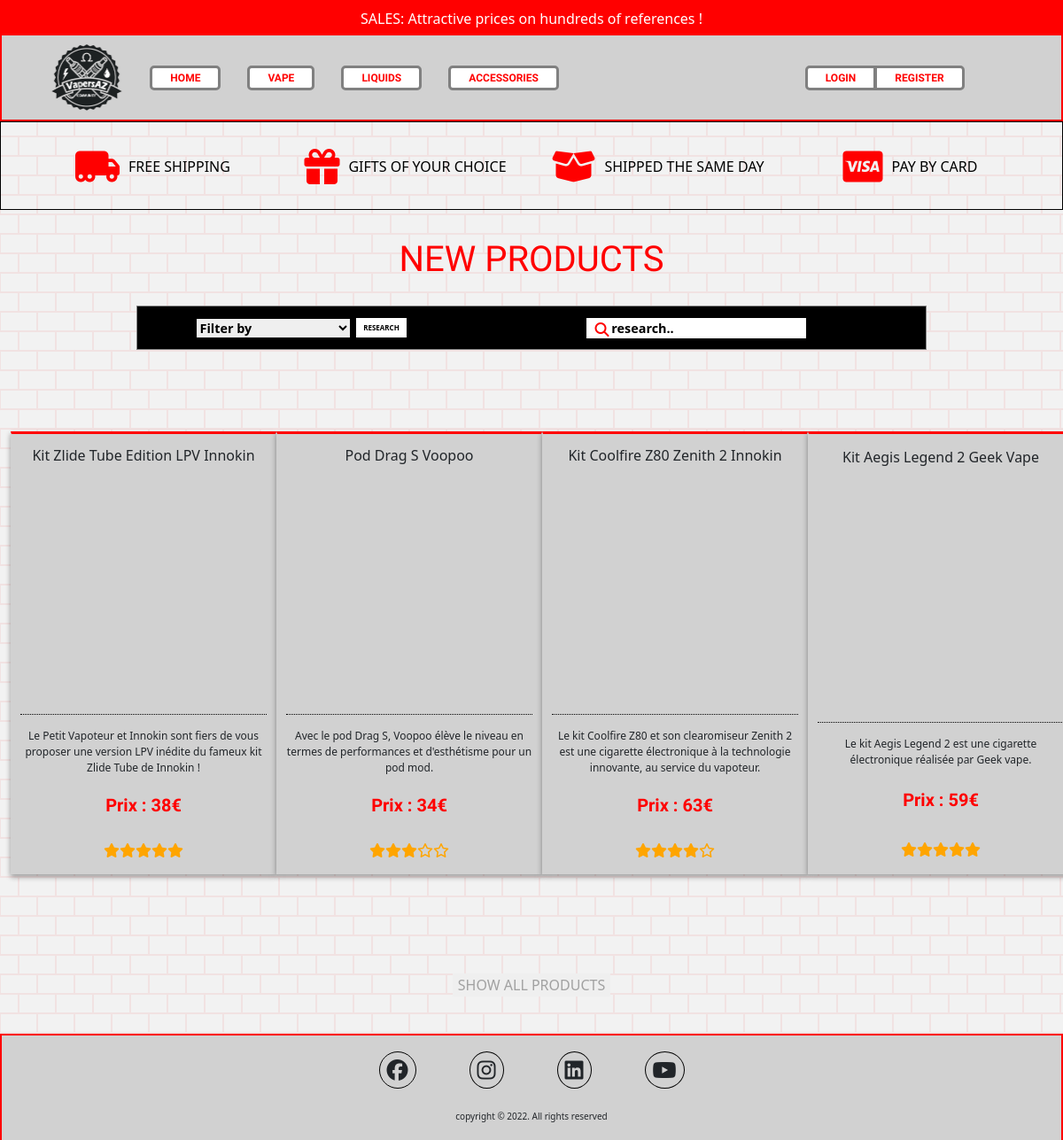
The page / on the database its author committed.
### tables this page shows
CREATE TABLE IF NOT EXISTS `products` (
  `ID` int(11) NOT NULL AUTO_INCREMENT,
  `Name` varchar(255) NOT NULL,
  `Description` varchar(255) NOT NULL,
  `Price` int(255) NOT NULL,
  `Image` text NOT NULL,
  `Categorie` text NOT NULL,
  `Popular` int(255) NOT NULL,
  PRIMARY KEY (`ID`)
);

### router.php (called while the page is built, shortened)
<?php
$base = 'http://' . $_SERVER['HTTP_HOST'] . str_replace('index.php', '', $_SERVER['SCRIPT_NAME']);
include "routes.php";

### routes.php (called while the page is built, shortened)
<?php
$routes = array(
    "home" => $base. "",
    "register" => "register",
    "login" => "login",
    "404" => "404",
    "logout" => "logout",
    "addProduct" => "addProduct",
    "matieriel" => "matieriel",
    "eliquide" => "eliquide",
    "accessoires" => "accessoires",
    "panier" => "panier",
    "actualiserPanier" => "actualiserPanier",
    "payement" => "payement"
);
?>

### functions/afficherProduit.php (called while the page is built, shortened)
<?php
if(isset($_POST['search'])){
    $search = "%$_POST[search]%";
    $sql = "SELECT * FROM Products WHERE Name LIKE :search LIMIT 25 ";
    $query = $dbh->prepare($sql);
    $query->bindParam(":search", $search, PDO::PARAM_STR);
    $query->execute();
    $result = $query->fetchAll(PDO::FETCH_OBJ);
    if (count($result) == 0){
        echo "  <div class='container-fluid' style='display: flex; justify-content: center; align-items: center; margin: 100px 0px; position: absolute; top: 340px; margin-bottom: 50px;'>
                    <div class='container' style='display: flex; justify-content: center; align-items: center; background-color: rgba(148, 148, 148, 0.426); height: 80px; width: 700px; border: solid red 4px; border-radius: 13px; box-shadow:  rgba(148, 148, 148, 0.426) 0 0 0 10px; padding: 20px;'>
                        <h5 style='text-align: center; margin:0px;'>Sorry, No Products Matching Your Search</h5>
                    </div>
                </div>";
    }
    }else{
        $sql = "SELECT * FROM Products LIMIT 4";
        $query = $dbh->prepare($sql);
        $query->execute();
        $result = $query->fetchAll(PDO::FETCH_OBJ);
    }

### pages/home.php (the view, shortened to what this page needs)
<?php include "functions/afficherProduit.php" ?>
<div class="container-fluid hautHome">
    <div class="container">
        <div class="row rowhome">
            <div class="col-md-3 colicon"><i class="fas fa-truck-moving"></i>FREE SHIPPING</div>
            <div class="col-md-3 colicon"><i class="fas fa-gift"></i>GIFTS OF YOUR CHOICE</div>
            <div class="col-md-3 colicon"><i class="fas fa-box-open"></i>SHIPPED THE SAME DAY</div>
            <div class="col-md-3 colicon"><i class="fab fa-cc-visa"></i>PAY BY CARD</div>
        </div>
    </div>
</div>
<div class="container-fluid titre">
    <?php if(isset($_POST['afficherTousLesProduits'])){ ?>
        <h1>ALL OUR PRODUCTS</h1>
    <?php }elseif(isset($_POST['trierPar'])){ ?>
        <h1>ALL OUR PRODUCTS</h1>
    <?php }else{ ?>
        <h1>NEW PRODUCTS</h1>
    <?php }?>
    <div class="container recherche1">
        <div class="row recherche">
            <form class="col-md-5 rechercheleft" method="POST">
                <select name="trierPar" id="">
                    <option disabled selected value>Filter by</option>
                </select>
                <button style="background-color: white; color: black; padding: 5px 8px; font-size: 1vh; margin-left: 7px; font-weight: 600;" type="submit">Research</button>
            </form>
            <form class="col-md-7 rechercheright" method="POST">
                <i class='fas fa-search'></i>
                <input name="search" type="text" placeholder=" research..">
            </form>
        </div>
    </div>
</div>
<div class="container-xxl product">
    <div class="row productRow">
        <?php foreach ($result as $data) { ?>
            <div class="col-md-3">
                <form method="POST" name="ajtpanier">
                    <div class="ficheProduct">
                        <h3><?= $data-> Name ?></h3>
                        <p><?= $data-> Description ?></p>
                        <h6>Prix : <?= $data-> Price ?>€ </h6>
                        <h6 style="font-size: 2vh; color: orange">
                            <?php if($data-> Popular == 0) { ?>
                                <i class="far fa-star"></i><i class="far fa-star"></i><i class="far fa-star"></i><i class="far fa-star"></i><i class="far fa-star"></i>
                            <?php } elseif($data-> Popular == 1) { ?>
                                <i class="fas fa-star"></i><i class="far fa-star"></i><i class="far fa-star"></i><i class="far fa-star"></i><i class="far fa-star"></i>
                            <?php } elseif($data-> Popular == 2) { ?>
                                <i class="fas fa-star"></i><i class="fas fa-star"></i><i class="far fa-star"></i><i class="far fa-star"></i><i class="far fa-star"></i>
                            <?php } elseif($data-> Popular == 3) { ?>
                                <i class="fas fa-star"></i><i class="fas fa-star"></i><i class="fas fa-star"></i><i class="far fa-star"></i><i class="far fa-star"></i>
                            <?php } elseif($data-> Popular == 4) { ?>
                                <i class="fas fa-star"></i><i class="fas fa-star"></i><i class="fas fa-star"></i><i class="fas fa-star"></i><i class="far fa-star"></i>
                                <?php } elseif($data-> Popular == 5) { ?>
                                <i class="fas fa-star"></i><i class="fas fa-star"></i><i class="fas fa-star"></i><i class="fas fa-star"></i><i class="fas fa-star"></i>
                            <?php } ?>
                        </h6>
                    </div>
                </form>
            </div>
        <?php } ?>
    </div>
</div>
<div class="container-fluid titre">
    <?php include "functions/afficherProduit.php" ?>
    <form method="POST">
        <button name="afficherTousLesProduits" type="submit">Show all products</button>
    </form>
</div>

### index.php (shortened to what this page needs)
<?php include ('router.php') ?>
<!DOCTYPE html>
<html lang="en">
<head>
    <link href="https://cdn.jsdelivr.net/npm/bootstrap@5.0.0-beta2/dist/css/bootstrap.min.css" rel="stylesheet">
    <link rel="stylesheet" href="assets/css/styles.css">
</head>
<body>
<?php include "modules/navbar.php"; ?>
<?php include $page ?> <?php printNotification() ?>
<?php include "modules/footer.php"; ?>
</body>
</html>

### modules/navbar.php (shortened to what this page needs)
<nav class="navbar">
  <div class="FirstNavbar">
    <p>SALES: Attractive prices on hundreds of references !</p>
  </div>
  <div class="SecondNavbar">
    <div class="row" style="margin: 0px;">
      <div class="col-8 gauche">
        <img src="assets/image/logo.png" id="logo" alt="">
        <a name="home" href="<?=$routes['home']?>">Home</a>
        <a href="<?=$routes['matieriel']?>">Vape</a>
        <a href="<?=$routes['eliquide']?>">Liquids</a>
        <a href="<?=$routes['accessoires']?>">Accessories</a>
      </div>
      <div class="col-4 droite">
        <?php if (isset($_SESSION['isLogged'])){ ?>
          <?php echo "<p>$_SESSION[isLogged]</p>" ?>
          <?php include "functions/logout.php" ?>
          <form method="POST">
            <a href="<?=$routes['panier']?>">Cart</a>
            <button class="btnLogout" name="logout" type="submit">Logout</button>
          </form>
        <?php } else { ?>
          <a href="<?=$routes['login']?>" id="DoubleBtn1">Login</a>
          <a href="<?=$routes['register']?>" id="DoubleBtn2">Register</a>
        <?php } ?>
      </div>
    </div>
  </div>
</nav>

### modules/footer.php
<footer>
  <div class="row haut">
    <ul>
      <li><i class="fab fa-facebook"></i></li>
      <li><i class="fab fa-instagram"></i></li>
      <li><i class="fab fa-linkedin"></i></li>
      <li><i class="fab fa-youtube"></i></li>
    </ul>
  </div>
  <div class="row bas">
    <p>copyright © 2022. All rights reserved</p>
  </div>
</footer>

### rows shown on the page
products: Name "Kit Zlide Tube Edition LPV Innokin", Description "Le Petit Vapoteur et Innokin sont fiers de vous proposer une version LPV inédite du fameux kit Zlide Tube de Innokin !", Price "38", Popular 5 (drawn)
products: Name "Pod Drag S Voopoo", Description "Avec le pod Drag S, Voopoo élève le niveau en termes de performances et d'esthétisme pour un pod mod.", Price "34", Popular 3 (drawn)
products: Name "Kit Coolfire Z80 Zenith 2 Innokin", Description "Le kit Coolfire Z80 et son clearomiseur Zenith 2 est une cigarette électronique à la technologie innovante, au service du vapoteur.", Price "63", Popular 4 (drawn)
products: Name "Kit Aegis Legend 2 Geek Vape", Description "Le kit Aegis Legend 2 est une cigarette électronique réalisée par Geek vape.", Price "59", Popular 5 (drawn)
